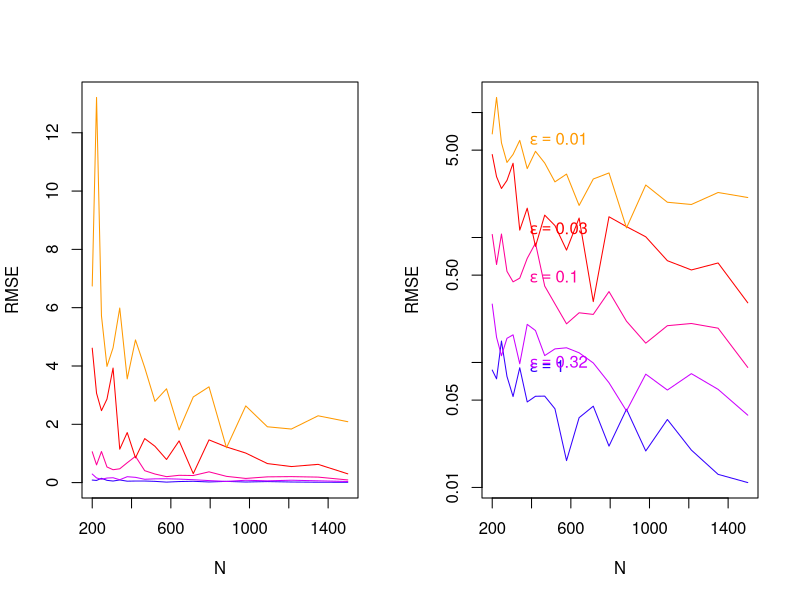

This chart was generated by the following R code: (Note: this script raises an error after producing the figure.)
##
##  laplaceMechanism.r
##
##  demonstrate Laplace mechanism on release of means and regression slopes
##
##  jH 2019.2.22
##

rm(list=ls())		# Remove any objects in memory
par(mfrow=c(1,1))   # Rebuild fresh plot window, if previously divided

#### Parameters ####

# Random draw from Laplace distribution
#
# mu numeric, center of the distribution
# b numeric, spread
# size integer, number of draws
# 
# return Random draws from Laplace distribution
# example:
# 
# rlap(size=1000)

rlap = function(mu=0, b=1, size=1) {
    p <- runif(size) - 0.5
    draws <- mu - b * sgn(p) * log(1 - 2 * abs(p))
    return(draws)
}


# Probability density for Laplace distribution
#
# x numeric, value
# mu numeric, center of the distribution
# b numeric, spread
# 
# return Density for elements of x
# example:
# 
# x <- seq(-3, 3, length.out=61)
# dlap(x)

dlap <- function(x, mu=0, b=1) {
    dens <- 0.5 * b * exp(-1 * abs(x - mu) / b)
    return(dens)
}


# Laplace Cumulative Distribution Function
# 
# Determines the probability a draw from a LaPlace distribution is less than 
#    or equal to the specified value.
#
# x Numeric, the value(s) at which the user wants to know the CDF height.
# mu Numeric, the center of the LaPlace distribution, defaults to 0.
# b Numeric, the spread of the LaPlace distribution, defaults to 1.
# 
# return Probability the LaPlace draw is less than or equal to \code{x}.
# example:
# 
# x <- 0
# plap(x)

plap <- function(x, mu=0, b=1) {
    cdf <- 0.5 + 0.5 * sgn(x - mu) * (1 - exp(-1 * (abs(x - mu) / b)))
    return(cdf)
}


# Quantile function for Laplace distribution
#
# p Numeric, vector of probabilities
# mu numeric, center of the distribution
# b numeric, spread
# return Quantile function
# example:
#
# probs <- c(0.05, 0.50, 0.95)
# qlap(probs)

qlap <- function(p, mu=0, b=1) {
    q <- ifelse(p < 0.5, mu + b * log(2 * p), mu - b * log(2 - 2 * p))
    return(q)
}

# Sign function
# 
# Function to determine what the sign of the passed values should be.
#
# x numeric, value or vector or values
# return The sign of passed values
# example:
#
# sgn(rnorm(10))


sgn <- function(x) {
    return(ifelse(x < 0, -1, 1))
}


library("foreign")
PUMSdata <- read.csv(file="../../data/FultonPUMS5full.csv")   

data <- PUMSdata$educ    		# variable for means

data.x <- PUMSdata$educ			# x-variable for regression
data.y <- PUMSdata$income		# y-variable for regression

populationTrue <- mean(data)



## Bound/Censor/Clip a variable to a range
clip <- function(x, lower, upper){
	x.clipped <- x
	x.clipped[x.clipped<lower] <- lower
	x.clipped[x.clipped>upper] <- upper
	return(x.clipped)	
}

## Sample with replacement from a vector
bootstrap <- function(x, y=NULL, n){
	index <- sample(x=1:length(x), size=n, replace=TRUE) 

	if(is.null(y)){
		return(x[index])
	}else{
		return(list(x=x[index], y=y[index]))
	}
}

## Differentially private mean release
meanRelease <- function(x, epsilon){
	n <- length(x)
	lower <- min(x) 
	upper <- max(x) 

	sensitivity <- (upper - lower)/n
	scale <- sensitivity / epsilon

	x.clipped <- clip(x, lower, upper)
	sensitiveValue <- mean(x.clipped)
	DPrelease <- sensitiveValue + rlap(mu=0, b=scale, size=1)

	return(list(release=DPrelease, true=sensitiveValue))
}

## Differentially private regression slope release
regressionRelease <- function(y, x, ylower, yupper, xlower, xupper, epsilon){
	x <- clip(x, xlower, xupper)
	y <- clip(y, ylower, yupper)

	n <- length(x)
	sens.Sxy <- 1 # Fix this
	sens.Sxx <- 1 # Fix this

	scale.Sxy <- sens.Sxy / (epsilon/2)
	scale.Sxx <- sens.Sxx / (epsilon/2)

	sensitiveValue <- sum((x - mean(x))*(y - mean(y))) / sum((x - mean(x))^2) 

	release.Sxy <- 1 # Fix this
	release.Sxx <- 1 # Fix this

	postprocess.beta <- release.Sxy/release.Sxx
	return(list(release=postprocess.beta, true=sensitiveValue))
}

n.sims <- 10												# number of simulations to run

my.seq <- seq(from=log10(200), to=log10(1500), length=20)  	# make evenly spaced in logarithmic space
n.seq  <- round(10^my.seq)                                 	# round to integers

my.seq <- seq(from=log10(1), to=log10(0.01), length=5)     	# make evenly spaced in logarithmic space
ep.seq <- round(10^my.seq * 100) /100						# round to two decimal places

rawhistory <- matrix(NA, nrow=length(n.seq)*length(ep.seq)*n.sims, ncol=4)  # matrix to store results
agghistory <- matrix(NA, nrow=length(n.seq)*length(ep.seq), ncol=3)         # matrix to store results
rawcount <- 0												# counter															
aggcount <- 0                                               # counter

for(i in 1:length(n.seq)){
	for(j in 1:length(ep.seq)){
		error <- NULL
		aggcount <- aggcount + 1
		for(k in 1:n.sims){
			rawcount <- rawcount + 1

			## Mean release
			bootdata <- bootstrap(x=data, n=n.seq[i])
			DPmean <- meanRelease(x=bootdata, epsilon=ep.seq[j])
			release <- DPmean$release
			sampleTrue <- DPmean$true

			## Regression release
			#bootdata <- bootstrap(x=data.x, y=data.y, n=n.seq[i])
			#DPregression <- regressionRelease(x=bootdata$x, y=bootdata$y, xlower=, xupper=, ylower=, yupper=, epsilon=ep.seq[j])  # fix this
			#release <- DPregression$release
			#sampleTrue <- DPregression$true

			error <- c(error, sampleTrue - release)

			rawhistory[rawcount, 1] <- n.seq[i]
			rawhistory[rawcount, 2] <- ep.seq[j]
			rawhistory[rawcount, 3] <- release
			rawhistory[rawcount, 4] <- sampleTrue

		}
		agghistory[aggcount, 1] <- n.seq[i]
		agghistory[aggcount, 2] <- ep.seq[j]
		agghistory[aggcount, 3] <- sqrt( mean( (error)^2 ) )  # RMSE
	}
}



## Graphs for plotting results

par(mfcol=c(1,2))
color.palette<-rainbow(length(ep.seq), start=.7, end=.1)   # This creates a sequence of colors to use in subsequent plots, as in showchisq.r


for(j in 1:length(ep.seq)){
	flag <- agghistory[,2] == ep.seq[j]
	subhistory <- agghistory[flag,]

	allylim <- c(0, max(agghistory[,3]))

	if(j==1){
		plot(subhistory[,1],subhistory[,3], ylim=allylim, type="l", col=color.palette[j], xlab="N", ylab="RMSE")
	}else{
		lines(subhistory[,1],subhistory[,3], col=color.palette[j])
	}
}

for(j in 1:length(ep.seq)){
	flag <- agghistory[,2] == ep.seq[j]
	subhistory <- agghistory[flag,]

	allylim <- c(min(agghistory[,3]), max(agghistory[,3]))

	xloc <- round(length(n.seq)*0.3)

	if(j==1){
		plot(subhistory[,1],subhistory[,3], ylim=allylim, type="l", log = "y", col=color.palette[j], xlab="N", ylab="RMSE")
		text(x=subhistory[xloc,1], y=subhistory[xloc,3], label=  bquote(paste(epsilon == .(ep.seq[j]))), col=color.palette[j], pos=4)
	}else{
		lines(subhistory[,1],subhistory[,3], col=color.palette[j])
		text(x=subhistory[xloc,1], y=subhistory[xloc,3], label=  bquote(paste(epsilon == .(ep.seq[j]))), col=color.palette[j], pos=4) 
	}

}

## Overlay the standard error of the mean
#se <- sd(PUMSdata$educ)/sqrt(n.seq)
#lines(n.seq, se, col="red", lty=2, lwd=2)


dev.copy2pdf(file="./figs/meanReleases.pdf")





